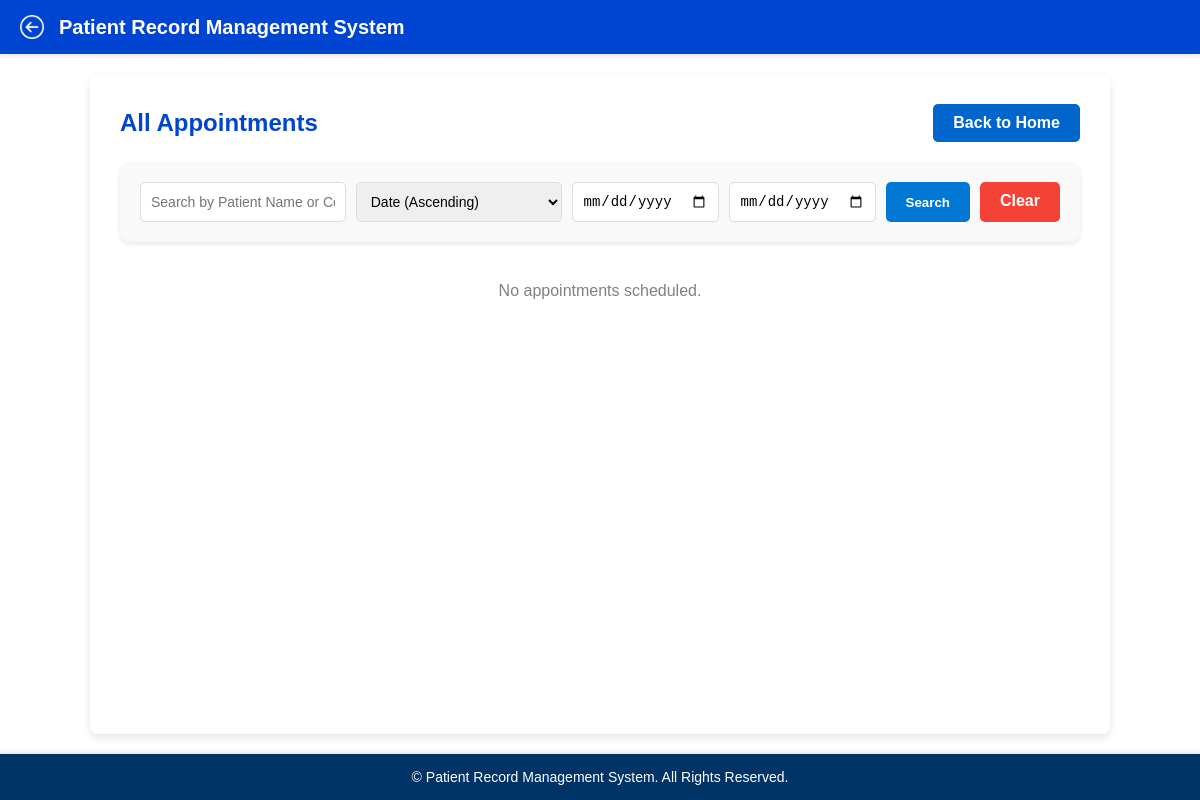
Page /appointments/ (signed in) on the earlier database version.
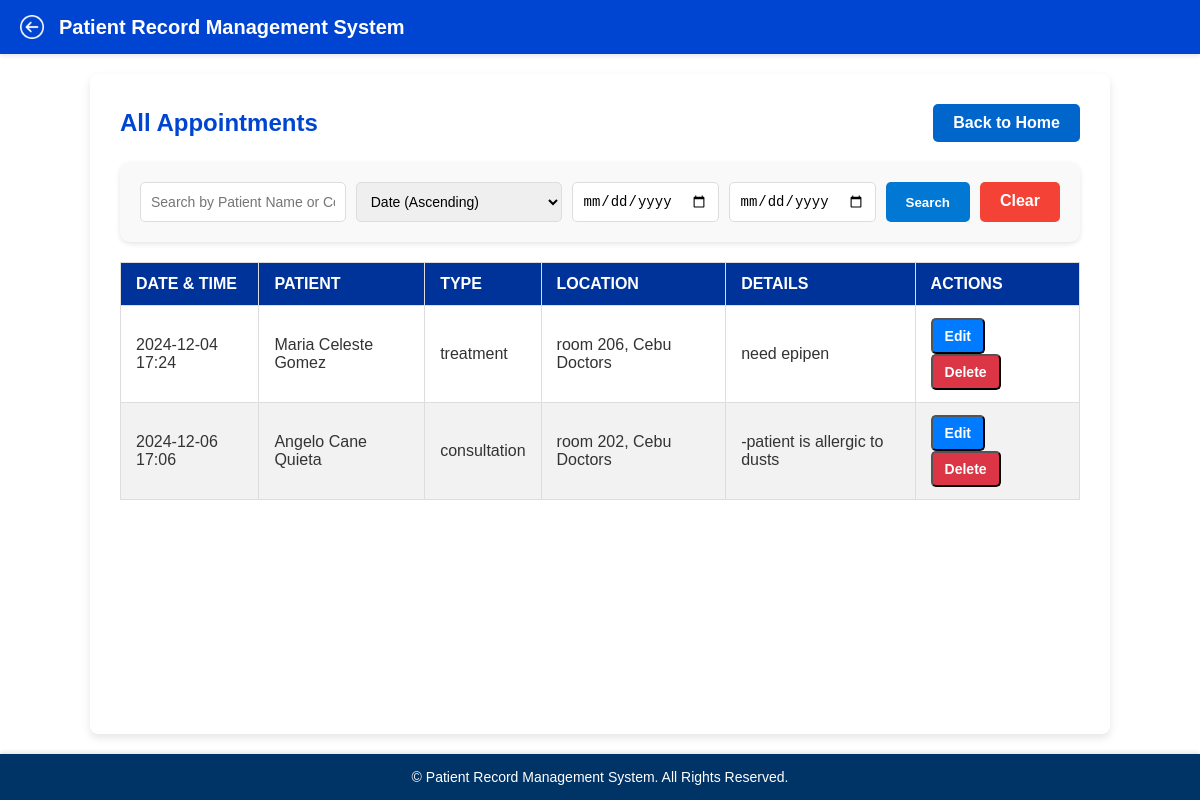
Same page on the later database version.
### doctor/models.py (models this page shows, shortened)
class Appointment(models.Model):
    patient = models.ForeignKey(Patient, on_delete=models.CASCADE, related_name="appointments")
    appointment_date = models.DateTimeField()
    appointment_type = models.CharField(max_length=50, default='consultation')
    location = models.CharField(max_length=100, default="Unknown Location")
    details = models.TextField()
    patient_name = models.CharField(max_length=100, null=True)  # Add this field

class Patient(models.Model):
    SEX_CHOICES = [
        ('', 'Select Sex'),  # This will show as the default option
        ('Male', 'Male'),
        ('Female', 'Female'),
    ]
    doctor = models.ForeignKey(Doctor, on_delete=models.CASCADE, related_name='patients')
    first_name = models.CharField(max_length=50)
    middle_name = models.CharField(max_length=50)
    last_name = models.CharField(max_length=50)
    age = models.IntegerField()
    sex = models.CharField(max_length=6, choices=SEX_CHOICES, blank=False)
    phone_number = models.CharField(max_length=255, blank=True, default="Not provided")
    medical_history = models.TextField()
    created_at = models.DateTimeField(default=timezone.now)

### doctor/views.py (the view)
# urls.py: path('appointments/', views.appointments_view, name='appointments'),
def appointments_view(request):
    doctor_id = doctor_logged_in(request)  # Get logged-in doctor's ID
    doctor = get_object_or_404(Doctor, id=doctor_id)
    search_query = request.GET.get('search', '')  # Search query for patient name or other fields
    start_date = request.GET.get('start_date', '')  # Start date for date range filter
    end_date = request.GET.get('end_date', '')  # End date for date range filter
    sort_order = request.GET.get('sort_order', 'asc')  # Sort order, default to ascending
    appointments = Appointment.objects.filter(patient__doctor=doctor)
    if search_query:
        appointments = appointments.filter(
            Q(patient__first_name__icontains=search_query) |
            Q(patient__last_name__icontains=search_query)
        )
    if start_date and end_date:
        appointments = appointments.filter(
            appointment_date__date__gte=start_date,
            appointment_date__date__lte=end_date
        )
    if sort_order == 'desc':
        appointments = appointments.order_by('-appointment_date')
    else:
        appointments = appointments.order_by('appointment_date')
    return render(request, 'appointments.html', {
        'appointments': appointments,
        'search_query': search_query,
        'start_date': start_date,
        'end_date': end_date,
        'sort_order': sort_order,
    })

### doctor/views.py (called while the page is built)
def doctor_logged_in(request):
    doctor_id = request.session.get('doctor_id')
    if not doctor_id:
        return redirect('login')
    return doctor_id

### doctor/templates/appointments.html (shortened to what this page needs)
{% load static %}
<!DOCTYPE html>
<html lang="en">
<head>
    <link rel="stylesheet" href="{% static 'appointments.css' %}">
</head>
<body>
    <header class="prms-header">
        <div class="header-content">
            <img src="{% static 'images/back-button.png' %}" alt="Back" class="back-btn" onclick="window.history.back();">
            <h1 class="prms-title" onclick="window.location.href='http://127.0.0.1:8000/home/';">
                Patient Record Management System
            </h1>
        </div>
    </header>
    <div class="main-container">
        <section>
            <div class="actions-header">
                <h2 class="section-title">All Appointments</h2>
                <a href="{% url 'home' %}" class="button">Back to Home</a>
            </div>
            <div class="search-container">
                <form method="GET" action="{% url 'appointments' %}" class="search-form">
                    <div class="input-group">
                        <input type="text" name="search" placeholder="Search by Patient Name or Contact" value="{{ request.GET.search|default:'' }}">
                    </div>
                    <div class="input-group">
                        <select name="sort_order" onchange="this.form.submit()">
                            <option value="asc" {% if request.GET.sort_order == "asc" %}selected{% endif %}>Date (Ascending)</option>
                        </select>
                    </div>
                    <div class="input-group">
                        <input type="date" name="start_date" placeholder="Start Date" value="{{ request.GET.start_date|default:'' }}">
                        <input type="date" name="end_date" placeholder="End Date" value="{{ request.GET.end_date|default:'' }}">
                    </div>
                    <div class="button-group">
                        <button type="submit" class="search-btn">Search</button>
                        <a href="{% url 'appointments' %}" class="clear-btn">Clear</a>
                    </div>
                </form>
            </div>
            {% if appointments %}
            <table>
                <thead>
                    <tr>
                        <th>Date & Time</th>
                        <th>Patient</th>
                        <th>Type</th>
                        <th>Location</th>
                        <th>Details</th>
                        <th>Actions</th>
                    </tr>
                </thead>
                <tbody>
                    {% for appointment in appointments %}
                    <tr>
                        <td>{{ appointment.appointment_date|date:"Y-m-d H:i" }}</td>
                        <td>{{ appointment.patient.first_name|capfirst }} {{ appointment.patient.middle_name|capfirst}} {{ appointment.patient.last_name|capfirst }}</td>
                        <td>{{ appointment.appointment_type }}</td>
                        <td>{{ appointment.location }}</td>
                        <td>{{ appointment.details|default:"No details provided" }}</td>
                        <td>
                            <form action="{% url 'edit_appointment' appointment.id %}" method="get" style="display:inline;">
                                <button type="submit" class="edit-btn">Edit</button>
                            </form>
                            <form action="{% url 'delete_appointment' appointment.id %}" method="post" style="display:inline;">
                                <button type="submit" class="delete-btn">Delete</button>
                            </form>
                        </td>
                    </tr>
                    {% endfor %}
                </tbody>
            </table>
            {% else %}
            <p class="no-data">No appointments scheduled.</p>
            {% endif %}
        </section>
    </div>
    <footer>
        <p>&copy; {{ year }} Patient Record Management System. All Rights Reserved.</p>
    </footer>
</body>
</html>

Differences in the rows shown:
added Appointment: appointment_date "2024-12-04 17:24", patient.first_name "Maria", patient.middle_name "Celeste", patient.last_name "Gomez", appointment_type "treatment", location "room 206, Cebu Doctors", details "need epipen"
added Appointment: appointment_date "2024-12-06 17:06", patient.first_name "Angelo", patient.middle_name "Cane", patient.last_name "Quieta", appointment_type "consultation", location "room 202, Cebu Doctors", details "-patient is allergic to dusts"
Other differences:
text no longer shown: "No appointments scheduled."
text now shown: "DATE & TIME PATIENT TYPE LOCATION DETAILS ACTIONS"
